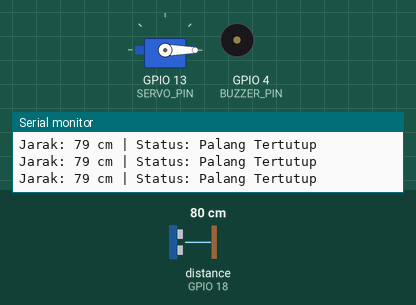
The program below on a simulated ESP32. On the bench: servo, buzzer (waves = sounding, pin HIGH), the last lines printed to the serial monitor. Wiring (inferred from the names in the program): ultrasonic range finder: trigger GPIO 5; echo GPIO 18. Inputs (shaded band) come from the test bench; at power-on: distance to the obstacle (sensor on GPIO 18) 80 cm. The echo pulse lasts 58.3 µs per cm; pins used as bus, display or sensor lines are not drawn.

Above: at 1.4 s.
1.5 s: distance to the obstacle (sensor on GPIO 18) set to 12 cm
3.0 s: distance to the obstacle (sensor on GPIO 18) set to 9 cm
At 3.1 s:
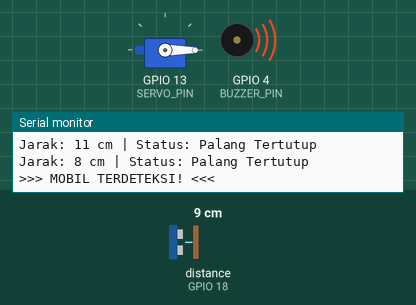
At 3.6 s:
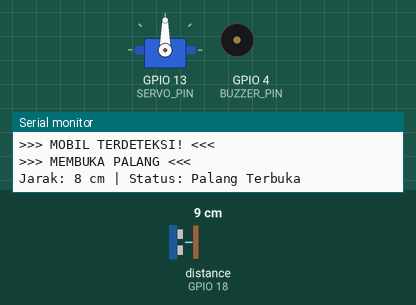
Timing chart, 0 to 6.0 s (numbered marks = the images above; inputs shaded):
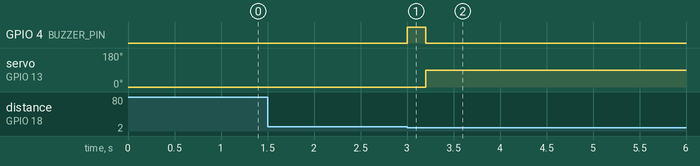

The program:

main.cpp
```cpp
#include <Arduino.h>
#include <ESP32Servo.h>

// Definisi Pin
#define TRIG_PIN 5
#define ECHO_PIN 18
#define SERVO_PIN 13
#define BUZZER_PIN 4

// Konstanta
#define JARAK_DETEKSI 10       // Jarak deteksi dalam cm
#define WAKTU_TERBUKA 3000     // Waktu palang terbuka (3 detik)
#define INTERVAL_BACA 300      // Interval pembacaan sensor (300ms)

// Inisialisasi Objek Servo
Servo myservo;

// Variabel untuk jarak
long duration;
int distance;

// State Management
enum State {
  PALANG_TERTUTUP,
  PALANG_TERBUKA,
  MENUNGGU_TUTUP
};

State currentState = PALANG_TERTUTUP;
unsigned long previousMillis = 0;
unsigned long gateOpenTime = 0;

// Fungsi untuk membaca jarak dari sensor ultrasonik
int bacaJarak() {
  digitalWrite(TRIG_PIN, LOW);
  delayMicroseconds(2);
  digitalWrite(TRIG_PIN, HIGH);
  delayMicroseconds(10);
  digitalWrite(TRIG_PIN, LOW);

  duration = pulseIn(ECHO_PIN, HIGH);
  return duration * 0.034 / 2; // Menghitung cm
}

void setup() {
  Serial.begin(115200);

  // Setup Pin Ultrasonik
  pinMode(TRIG_PIN, OUTPUT);
  pinMode(ECHO_PIN, INPUT);

  // Setup Pin Buzzer
  pinMode(BUZZER_PIN, OUTPUT);
  digitalWrite(BUZZER_PIN, LOW);

  // Setup Servo
  // ESP32Servo membutuhkan alokasi timer
  myservo.setPeriodHertz(50);
  myservo.attach(SERVO_PIN, 500, 2400); // Pin, min pulse, max pulse

  // Posisi awal tertutup
  myservo.write(0);
  Serial.println("=== Sistem Parkir Otomatis Siap ===");
  Serial.println("Status: Palang Tertutup");
}

void loop() {
  unsigned long currentMillis = millis();

  // Baca sensor setiap INTERVAL_BACA ms (non-blocking)
  if (currentMillis - previousMillis >= INTERVAL_BACA) {
    previousMillis = currentMillis;

    distance = bacaJarak();

    Serial.print("Jarak: ");
    Serial.print(distance);
    Serial.print(" cm | Status: ");

    // State Machine
    switch (currentState) {
      case PALANG_TERTUTUP:
        Serial.println("Palang Tertutup");

        // Jika mobil terdeteksi
        if (distance > 0 && distance < JARAK_DETEKSI) {
          Serial.println(">>> MOBIL TERDETEKSI! <<<");

          // 1. Bunyikan buzzer dulu sebagai peringatan
          digitalWrite(BUZZER_PIN, HIGH);
          delay(200); // Delay singkat untuk buzzer (masih acceptable)
          digitalWrite(BUZZER_PIN, LOW);

          // 2. Buka palang
          Serial.println(">>> MEMBUKA PALANG <<<");
          myservo.write(90); // Gerakkan servo ke 90 derajat

          // Catat waktu palang dibuka
          gateOpenTime = millis();
          currentState = PALANG_TERBUKA;
        }
        break;

      case PALANG_TERBUKA:
        Serial.println("Palang Terbuka");

        // Tunggu waktu minimum terbuka
        if (millis() - gateOpenTime >= WAKTU_TERBUKA) {
          // Setelah waktu tunggu, pindah ke state menunggu tutup
          currentState = MENUNGGU_TUTUP;
          Serial.println(">>> SIAP MENUTUP PALANG <<<");
        }
        break;

      case MENUNGGU_TUTUP:
        Serial.println("Menunggu Area Kosong");

        // Jika area sudah kosong (jarak > threshold)
        if (distance == 0 || distance >= JARAK_DETEKSI) {
          Serial.println(">>> AREA KOSONG - MENUTUP PALANG <<<");

          // Tutup palang
          myservo.write(0); // Kembali ke 0 derajat

          // Bunyi konfirmasi penutupan
          digitalWrite(BUZZER_PIN, HIGH);
          delay(100);
          digitalWrite(BUZZER_PIN, LOW);

          currentState = PALANG_TERTUTUP;
          Serial.println("=== Palang Tertutup - Sistem Siap ===");
        }
        // Jika masih ada objek, tetap di state ini
        else {
          Serial.println(">>> Masih ada objek, tunggu... <<<");
        }
        break;
    }
  }
}
```

Measured:
- the behaviour switches between 11 and 10 cm on distance to the obstacle (sensor on GPIO 18) (found by bisection; images 0 and 1)
- after the input at 3.0 s, GPIO 4 (BUZZER_PIN): LOW → HIGH at once, → LOW 0.20 s later; servo on GPIO 13 (SERVO_PIN): 0° → 90° after 0.20 s
